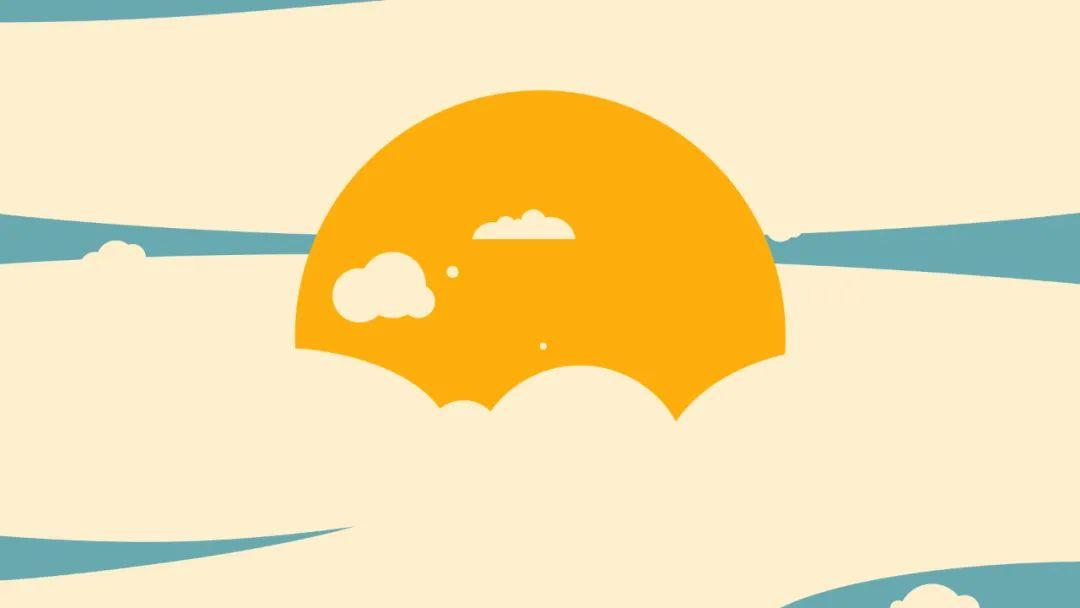
#> input picture W2.jpg, 1080 x 608 px, found by its file name
$ python geometric_transfor.py
#> lines starting #> are read from the running program, lines starting #| are printed output that depends on the picture
import cv2 as cv
import numpy as np
from matplotlib import pyplot as plt
img=cv.imread('D:\Program Files\opencv\W2.jpg')
#> img is the input picture: shape (608, 1080, 3); mean B, G, R 172.1, 223.6, 243.4
#缩放dst = cv.resize(src, dsize[, dst[, fx[, fy[, interpolation]]]])
#参数:dsize缩放后的图像大小,dst但是在 Python 里面没有任何意义。一般不传参或者设成 None,fx, fy :x 和 y 方向上的缩放比例，
res=cv.resize(img,None,fx=2,fy=2,interpolation=cv.INTER_CUBIC)#cv.INTER_CUBIC(慢速)
#或者
height,width=img.shape[:2]
#> height = 608; width = 1080
res=cv.resize(img,(2*width,2*height),interpolation=cv.INTER_CUBIC)
#平移，
rows,cols=img.shape[:2]
#> rows = 608; cols = 1080
M=np.float32([[1,0,100],[0,1,50]])
#位移为(100,50),cv.warpAffine()第三个参数是输出图像的大小，是(宽度，高度)的形式，宽度=列数，高度=行数
dst=cv.warpAffine(img,M,(cols,rows))
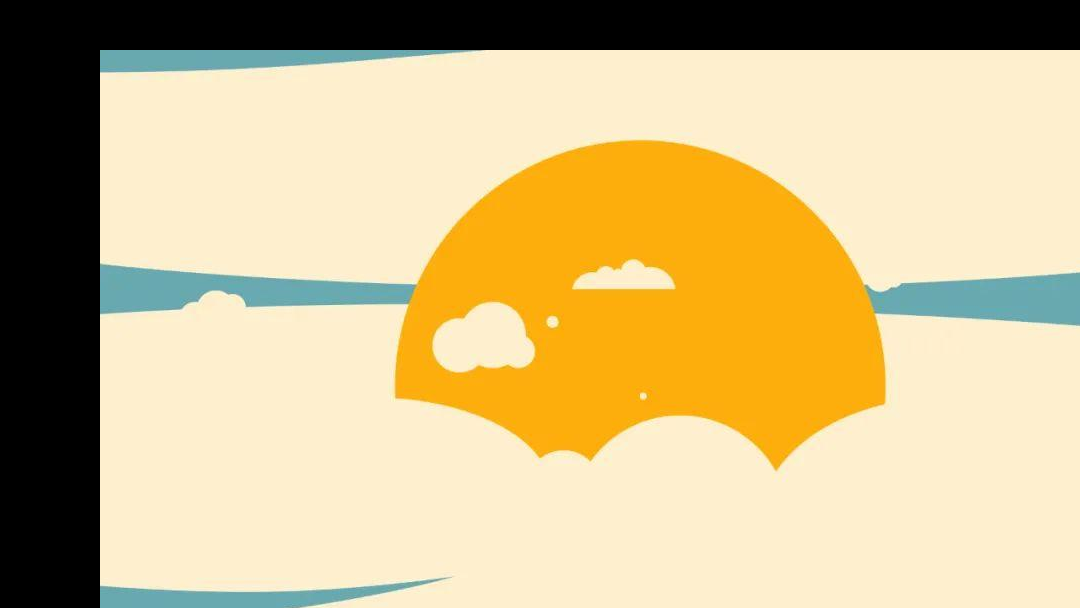
#> dst: shape (608, 1080, 3); mean B, G, R 138.4, 185.4, 204.9
cv.imshow('img',dst)
cv.waitKey(0)
#旋转, 第一个参数旋转中心，第二个参数旋转角度，第三个参数：缩放比例,来c获得变换矩阵
M1=cv.getRotationMatrix2D(((cols-1)/2,(rows-1)/2),90,1)
ans=cv.warpAffine(img,M1,(cols,rows))
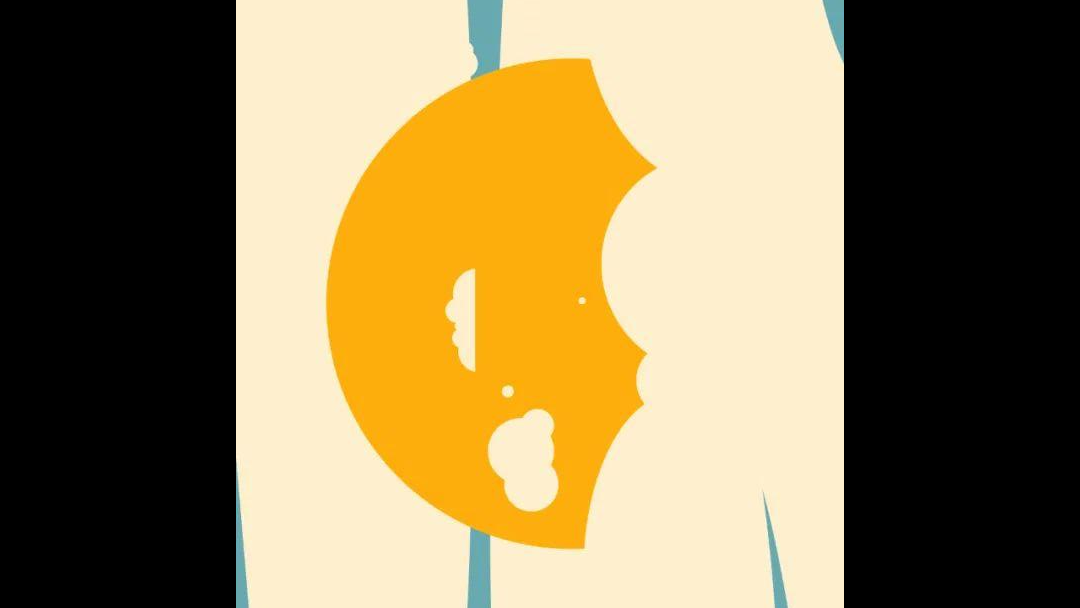
#> ans: shape (608, 1080, 3); mean B, G, R 83.8, 123.2, 141.2
cv.imshow('ans',ans)
cv.waitKey(0)
#仿射变换,平行线在输出图像仍是平行线
rows,cols,ch=img.shape
#> ch = 3
pts1=np.float32([[50,50],[200,50],[50,200]])
pts2=np.float32([[10,100],[200,50],[100,250]])
M2=cv.getAffineTransform(pts1,pts2)
dst1=cv.warpAffine(img,M2,(cols,rows))
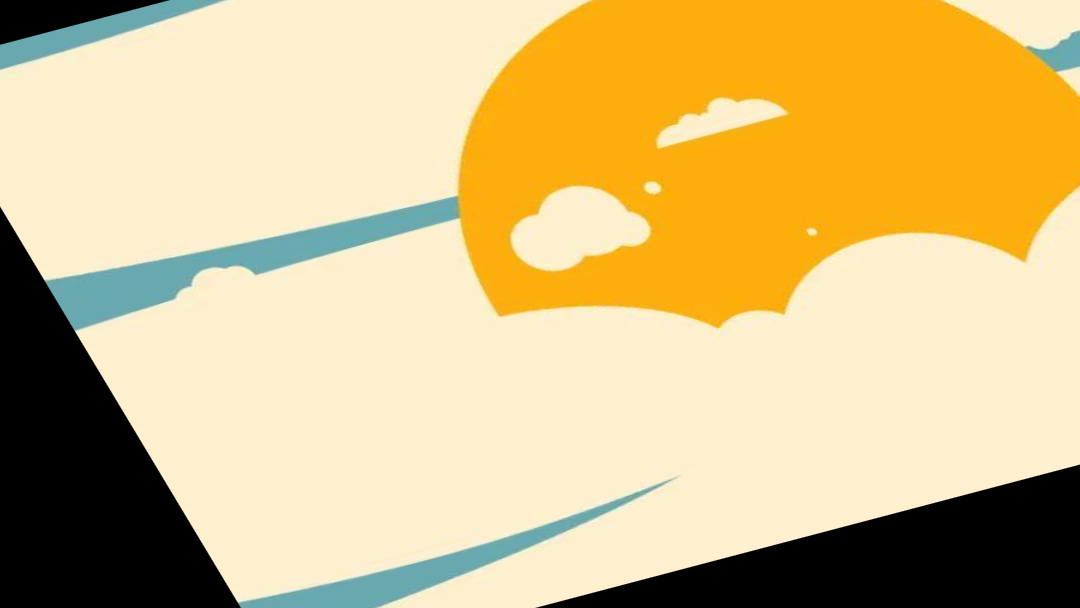
#> dst1: shape (608, 1080, 3); mean B, G, R 132.5, 188.3, 212.1
plt.subplot(121),plt.imshow(img),plt.title('Input')
plt.subplot(122),plt.imshow(dst1),plt.title('Output')
plt.show()
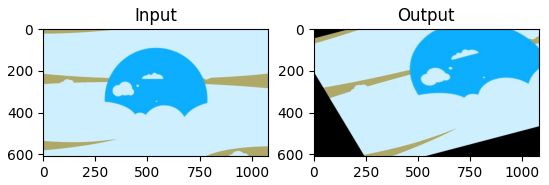
#> figure drawn by matplotlib, 2 panels; B, G, R data is drawn as R, G, B
#透视变换,直线在变换后仍为直线
pts1=np.float32([[56,65],[368,52],[28,387],[289,390]])
pts2=np.float32([[0,0],[300,0],[0,300],[300,300]])
M3=cv.getPerspectiveTransform(pts1,pts2)
dst2=cv.warpPerspective(img,M3,(300,300))
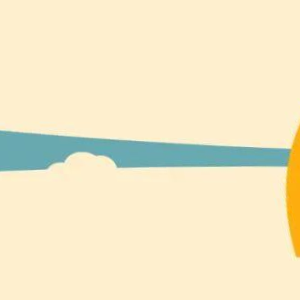
#> dst2: shape (300, 300, 3); mean B, G, R 200.8, 232.6, 242.1
plt.subplot(121),plt.imshow(img),plt.title('Input1')
plt.subplot(122),plt.imshow(dst2),plt.title('Output')
plt.show()
#> figure, not shown here; B, G, R data is drawn as R, G, B
cv.destroyAllWindows()
